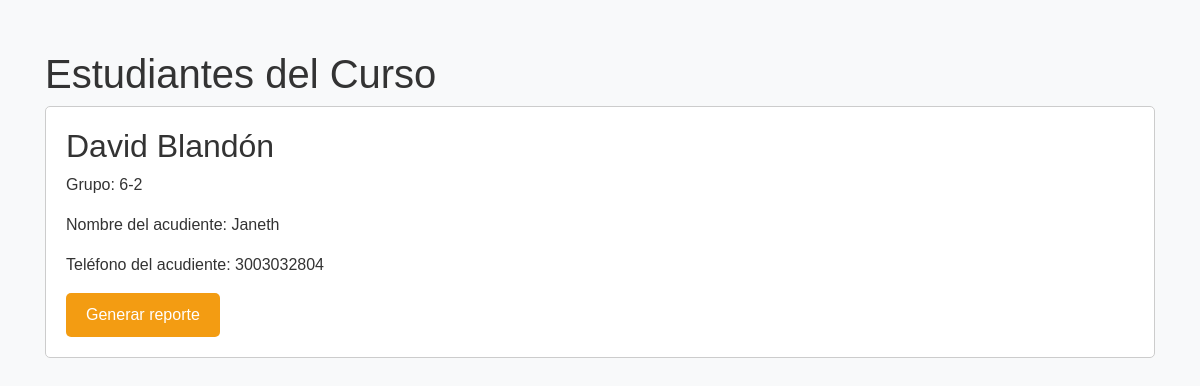
/show_students/1, run on the app's committed database.
### SMS/models.py (models this page shows)
class Student(models.Model):
    id = models.AutoField(primary_key=True)
    name = models.CharField(max_length=25)
    attendant_name = models.CharField(max_length=25)
    attendant_phone = models.CharField(max_length=25)
    group = models.CharField(max_length=100)

### SMS/views.py (the view)
# urls.py: path('show_students/<int:course_id>', SMS.show_students, name='show_students'),
def show_students(request, course_id):
    course = Course.objects.get(id=course_id)
    students = Student.objects.all()
    return render(request, 'show_students.html', {'students': students, 'course': course})

### SMS/templates/show_students.html (shortened to what this page needs)
<!DOCTYPE html>
<html lang="es">
<head>
    <link href="https://maxcdn.bootstrapcdn.com/bootstrap/4.5.2/css/bootstrap.min.css" rel="stylesheet">
</head>
<body>
    <div class="container">
        <h1>Estudiantes del Curso</h1>
        {% if students %}
            {% for student in students %}
                <div class="estudiante">
                    <h2>{{ student.name }}</h2>
                    <p>Grupo: {{ student.group }}</p>
                    <p>Nombre del acudiente: {{ student.attendant_name }}</p>
                    <p>Teléfono del acudiente: {{ student.attendant_phone }}</p>
                    <a href="{% url 'generate_report' course_id=course.id student_id=student.id %}" class="btn btn-ir-reporte">Generar reporte</a>
                </div>
            {% endfor %}
        {% else %}
            <p>No hay estudiantes en este curso.</p>
        {% endif %}
    </div>
</body>
</html>

### SMS/templates/show_students.html (style rules this page uses)
body { background-color: #f8f9fa; color: #333; font-family: Arial, sans-serif; }
.container { margin-top: 50px; }
.estudiante { background-color: #fff; border: 1px solid #ccc; border-radius: 5px; padding: 20px; margin-bottom: 20px; }
.estudiante h2 { margin-top: 0; }
.btn-ir-reporte { background-color: #f39c12; color: #fff; border: none; border-radius: 5px; padding: 10px 20px; font-size: 16px; cursor: pointer; }

### data on the page
Student: name "David Blandón", group "6-2", attendant_name "Janeth", attendant_phone "3003032804"
